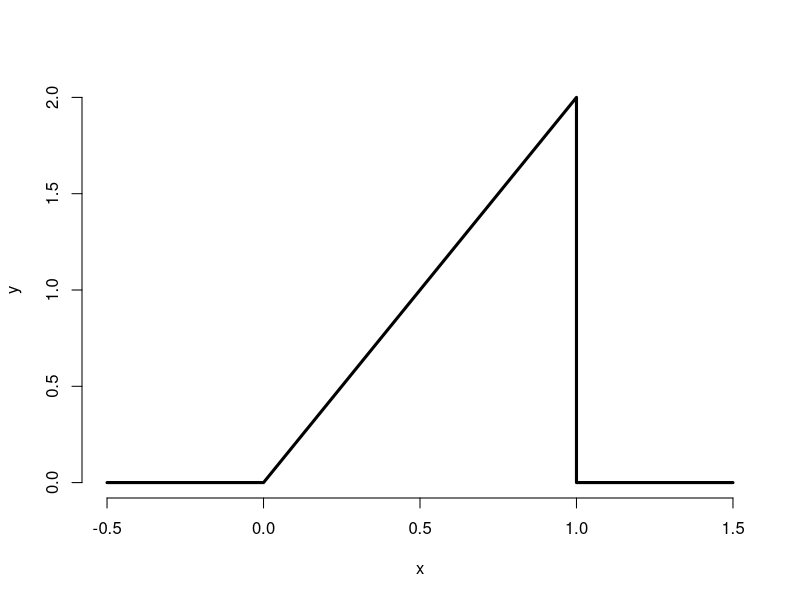
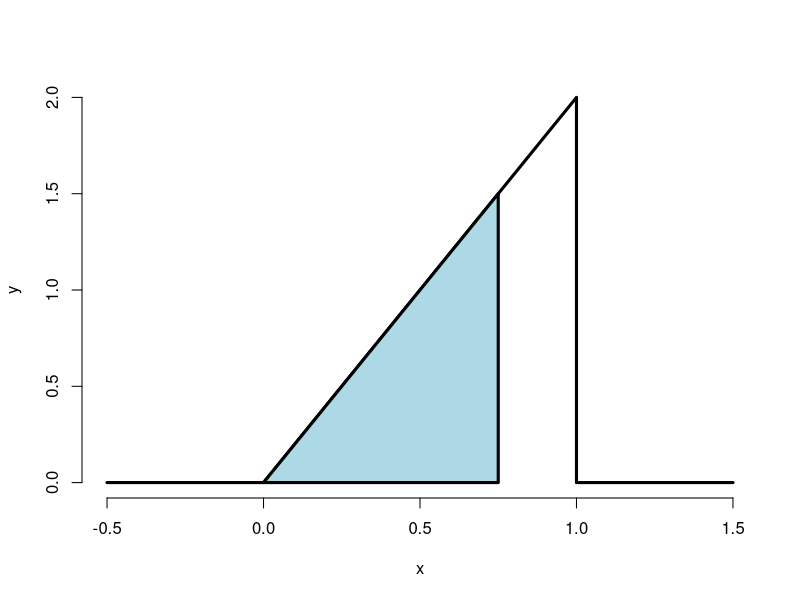

Generate these figures, in order, with R:
## ---- chunk 1
x <- c(-0.5, 0, 1, 1, 1.5)
y <- c(0, 0, 2, 0, 0)
p <- plot(x, y, lwd = 3,frame = FALSE, type = "l")
## ---- chunk 2

## ---- chunk 3
x <- c(-0.5, 0, 1, 1, 1.5)
y <- c(0, 0, 2, 0, 0)
x2 <- c(0, 0.75, 0.75)
y2 <- c(0, 1.5, 0)
plot(x, y, lwd = 3,frame = FALSE, type = "l")
polygon(x = x2, y = y2, col = "lightblue", border = "black", lwd = 3)
## ---- chunk 4
1.5 * 0.75/2
## ---- chunk 5
pbeta(0.75, 2, 1)
## ---- chunk 6
pbeta(c(0.4, 0.5, 0.6), 2, 1)
## ---- chunk 7
sqrt(0.5)
## ---- chunk 8
qbeta(0.5, 2, 1)
